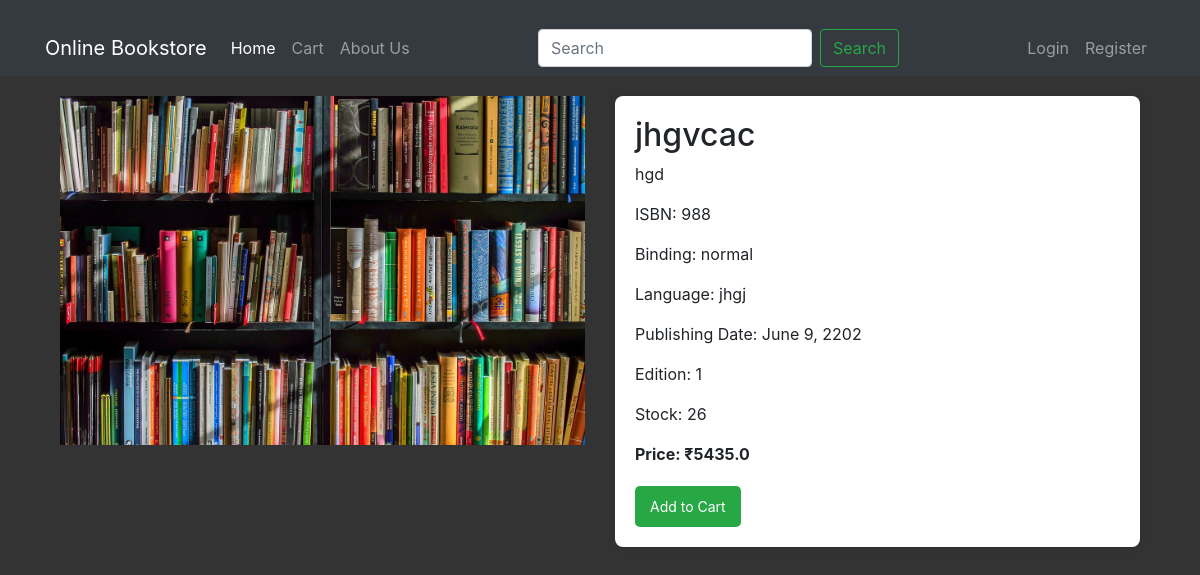
Screenshot of /product/2/ with the database file from the repository.
### app1/models.py (models this page shows, shortened)
class Product(models.Model):
    name = models.CharField(max_length=100)
    price = models.FloatField(null=False)
    description = models.CharField(max_length=500)
    image = models.ImageField(upload_to='static/')
    isbn = models.CharField(max_length=13, null=True, blank=True)
    binding = models.CharField(max_length=50, null=True, blank=True)
    language = models.CharField(max_length=50, null=True, blank=True)
    publishing_date = models.DateField(null=True, blank=True)
    edition = models.PositiveIntegerField(null=True, blank=True)
    category = models.ForeignKey(Category, on_delete=models.SET_NULL, null=True, blank=True)
    quantity = models.PositiveIntegerField(default=1)

### app1/views.py (the view)
# urls.py: path('product/<int:product_id>/', views.product_detail, name='product_detail'),
def product_detail(request, product_id):
    product = get_object_or_404(Product, pk=product_id)
    return render(request, 'product_detail.html', {'product': product})

### app1/templates/product_detail.html (shortened to what this page needs)
{% extends 'base.html' %}
{% block content %}
<body style="background-color: #333;">
<div class="container">
  <div class="row">
    <div class="col-md-6">
      <img src="{{ product.image.url }}" alt="{{ product.name }}" class="img-fluid">
    </div>
    <div class="col-md-6">
      <div class="product-details">
        <h2>{{ product.name }}</h2>
        <p>{{ product.description }}</p>
        <p>ISBN: {{ product.isbn }}</p>
        <p>Binding: {{ product.binding }}</p>
        <p>Language: {{ product.language }}</p>
        <p>Publishing Date: {{ product.publishing_date }}</p>
        <p>Edition: {{ product.edition }}</p>
        <p>Stock: {{ product.quantity }}</p>
        <p><strong>Price: ₹{{ product.price }}</strong></p>
        {% if product.quantity > 0 %}
          <div class="add-to-cart-form">
            <form method="post" action="{% url 'add_to_cart' product.id %}">
              <button type="submit" class="add-to-cart-button">Add to Cart</button>
            </form>
          </div>
        {% else %}
          <p class="out-of-stock">Out of Stock</p>
        {% endif %}
      </div>
    </div>
  </div>
</div>
</body>
</html>
{% endblock %}

### app1/templates/product_detail.html (style rules this page uses)
body { background-color: #333; }
.container { margin-top: 20px; }
img { max-width: 100%; height: auto; }
.product-details { padding: 20px; background-color: #fff; border-radius: 8px; box-shadow: 0 0 10px rgba(0, 0, 0, 0.1); }
.add-to-cart-form { margin-top: 20px; }
.add-to-cart-button { background-color: #28a745; color: white; border: none; padding: 10px 15px; text-align: center; text-decoration: none; display: inline-block; font-size: 14px; cursor: pointer; border-radius: 5px; }

### rows the page displays
Product: image (picture), name "jhgvcac", description "hgd", isbn "988", binding "normal", language "jhgj", publishing_date "June 9, 2202", edition "1", quantity "26", price "5435.0"
